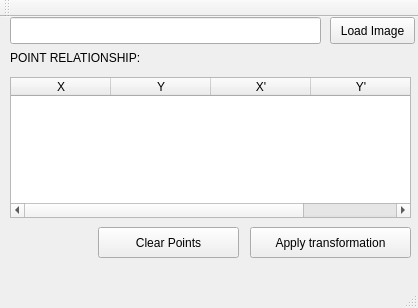
<?xml version="1.0" encoding="UTF-8"?>
<ui version="4.0">
 <class>MainWindow</class>
 <widget class="QMainWindow" name="MainWindow">
  <property name="geometry">
   <rect>
    <x>0</x>
    <y>0</y>
    <width>418</width>
    <height>308</height>
   </rect>
  </property>
  <property name="windowTitle">
   <string>MainWindow</string>
  </property>
  <widget class="QWidget" name="centralWidget">
   <widget class="QLineEdit" name="inputText">
    <property name="geometry">
     <rect>
      <x>10</x>
      <y>0</y>
      <width>311</width>
      <height>27</height>
     </rect>
    </property>
   </widget>
   <widget class="QPushButton" name="loadButton">
    <property name="geometry">
     <rect>
      <x>330</x>
      <y>0</y>
      <width>85</width>
      <height>27</height>
     </rect>
    </property>
    <property name="text">
     <string>Load Image</string>
    </property>
   </widget>
   <widget class="QTableWidget" name="table">
    <property name="enabled">
     <bool>true</bool>
    </property>
    <property name="geometry">
     <rect>
      <x>10</x>
      <y>60</y>
      <width>401</width>
      <height>141</height>
     </rect>
    </property>
    <property name="autoFillBackground">
     <bool>false</bool>
    </property>
    <property name="autoScroll">
     <bool>false</bool>
    </property>
    <column>
     <property name="text">
      <string>X</string>
     </property>
    </column>
    <column>
     <property name="text">
      <string>Y</string>
     </property>
    </column>
    <column>
     <property name="text">
      <string>X'</string>
     </property>
    </column>
    <column>
     <property name="text">
      <string>Y'</string>
     </property>
    </column>
   </widget>
   <widget class="QLabel" name="label">
    <property name="geometry">
     <rect>
      <x>10</x>
      <y>30</y>
      <width>191</width>
      <height>21</height>
     </rect>
    </property>
    <property name="text">
     <string>POINT RELATIONSHIP:</string>
    </property>
   </widget>
   <widget class="QPushButton" name="applyButton">
    <property name="geometry">
     <rect>
      <x>250</x>
      <y>210</y>
      <width>161</width>
      <height>31</height>
     </rect>
    </property>
    <property name="text">
     <string>Apply transformation</string>
    </property>
   </widget>
   <widget class="QPushButton" name="clearButton">
    <property name="geometry">
     <rect>
      <x>98</x>
      <y>210</y>
      <width>141</width>
      <height>31</height>
     </rect>
    </property>
    <property name="text">
     <string>Clear Points</string>
    </property>
   </widget>
  </widget>
  <widget class="QMenuBar" name="menuBar">
   <property name="geometry">
    <rect>
     <x>0</x>
     <y>0</y>
     <width>418</width>
     <height>25</height>
    </rect>
   </property>
  </widget>
  <widget class="QToolBar" name="mainToolBar">
   <attribute name="toolBarArea">
    <enum>TopToolBarArea</enum>
   </attribute>
   <attribute name="toolBarBreak">
    <bool>false</bool>
   </attribute>
  </widget>
  <widget class="QStatusBar" name="statusBar"/>
 </widget>
 <layoutdefault spacing="6" margin="11"/>
 <resources/>
 <connections/>
</ui>
